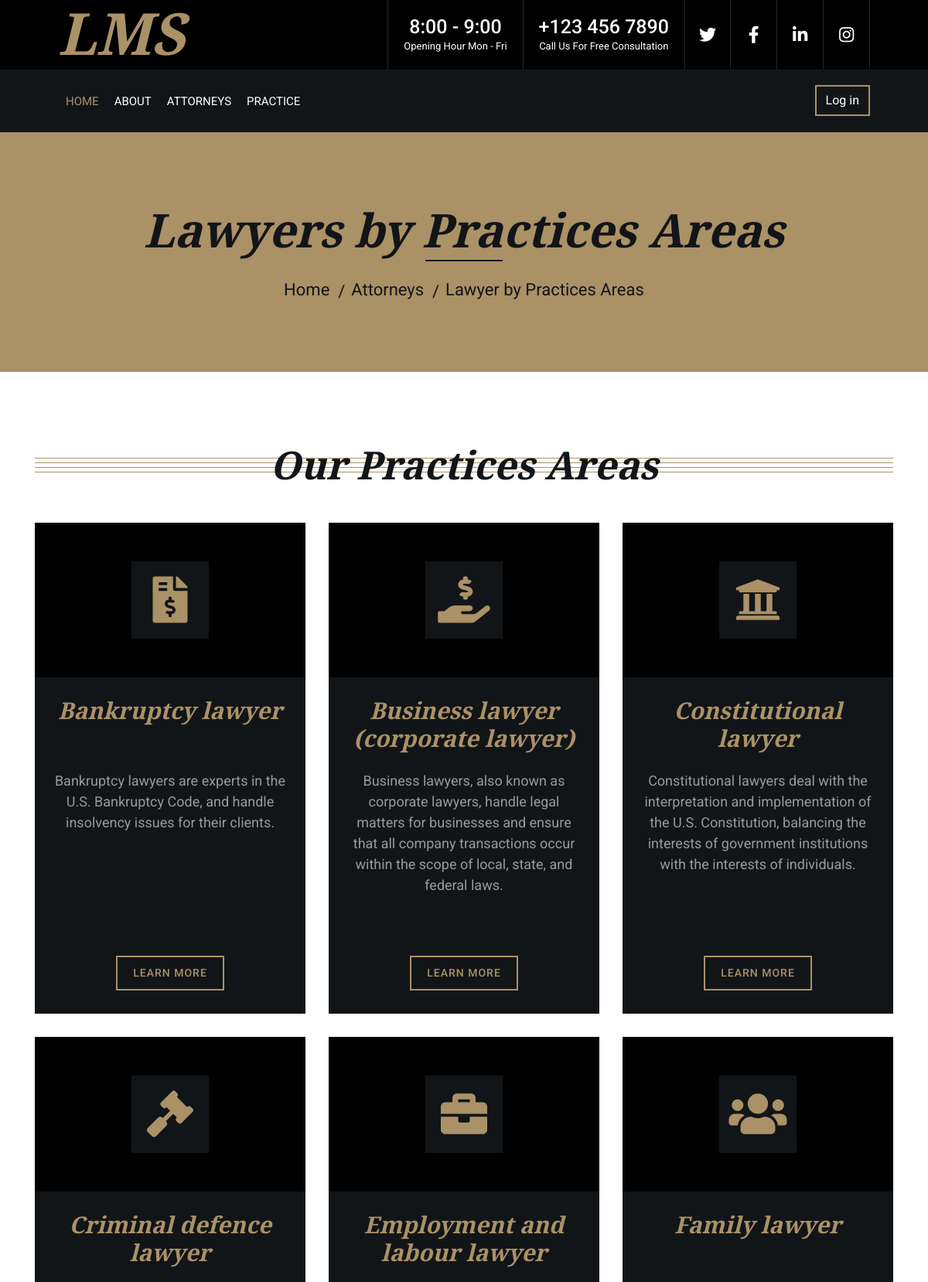
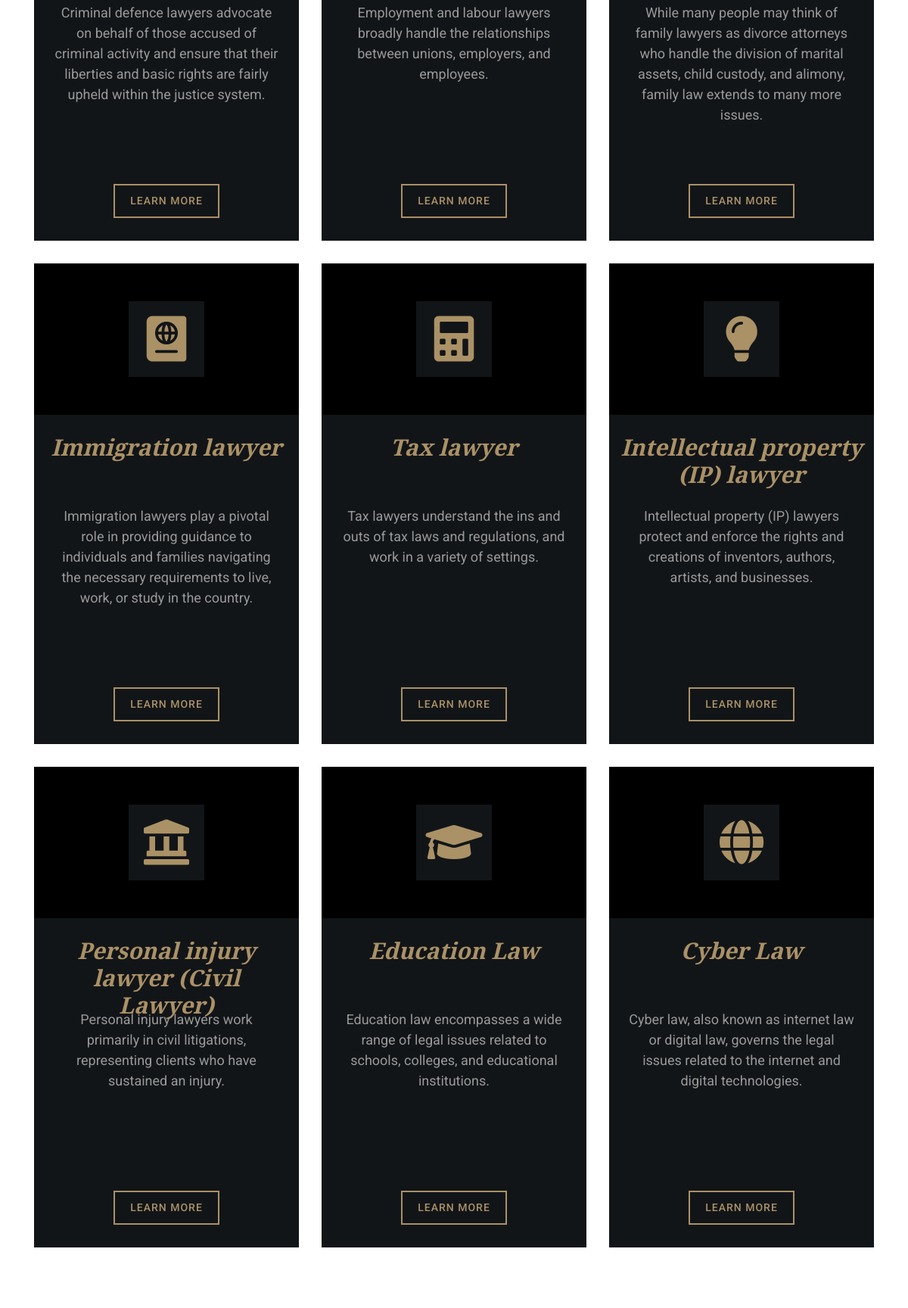
/practices.php (upper part), run on the app's committed database (2 pictures, top to bottom).
### tables this page shows
CREATE TABLE `specializations` (
  `spid` int(11) NOT NULL,
  `icon` varchar(255) DEFAULT NULL,
  `specialization` varchar(100) NOT NULL,
  `description` text NOT NULL
);

### practices.php (the view, shortened to what this page needs)
<?php
include('header.inc.php');
$sp_sql = "SELECT * FROM `specializations`";
$specializations = mysqli_query($conn,$sp_sql);
?>
<div class="wrapper">
    <div class="page-header">
        <div class="container">
            <div class="row">
                <div class="col-12">
                    <h2>Lawyers by Practices Areas</h2>
                </div>
                <div class="col-12">
                    <a href="index.php">Home</a>
                    <a href="attorneys.php">Attorneys</a>
                    <a>Lawyer by Practices Areas</a>
                </div>
            </div>
        </div>
    </div>
    <div class="service">
        <div class="container">
            <div class="section-header">
                <h2>Our Practices Areas</h2>
            </div>
            <div class="row">
            <?php while($sp = mysqli_fetch_assoc($specializations)) {?>
                <div class="col-lg-4 col-md-6">
                    <div class="service-item">
                        <div class="service-icon">
                            <?php echo $sp['icon']?>
                        </div>
                        <h3 style="height: 120px;"><?php echo $sp['specialization']?></h3>
                        <p style="height: 240px;">
                            <?php echo $sp['description']?>
                        </p>
                        <a class="btn" href="lawyerbyprectice.php?spid=<?php echo $sp['spid']?>">Learn More</a>
                    </div>
                </div>
            <?php }?>
            </div>
        </div>
    </div>
    <div class="feature">
    </div>
</div>
    <?php
    include('footer.inc.php');
    ?>

### css/style.css (style rules this page uses)
body { color: #666666; background: #ffffff; font-family: 'Roboto', sans-serif; font-weight: 400; }
h1, h2, h3, h4, h5, h6 { font-family: 'EB Garamond', serif; font-weight: 600; font-style: italic; color: #121518; }
a { color: #454545; transition: .3s; }
.wrapper { position: relative; width: 100%; max-width: 1366px; margin: 0 auto; background: #ffffff; }
.page-header { position: relative; margin-bottom: 45px; padding: 90px 0; text-align: center; background: #aa9166; }
.page-header h2 { position: relative; color: #121518; font-size: 60px; font-weight: 700; margin-bottom: 20px; padding-bottom: 5px; }
.page-header h2::after { position: absolute; content: ""; width: 100px; height: 2px; left: calc(50% - 50px); bottom: 0; background: #121518; }
.page-header a { position: relative; padding: 0 12px; font-size: 22px; color: #121518; }
.page-header a::after { position: absolute; content: "/"; width: 8px; height: 8px; top: -2px; right: -7px; text-align: center; color: #121518; }
.page-header a:last-child::after { display: none; }
.section-header { position: relative; width: 100%; text-align: center; margin-bottom: 45px; }
.section-header h2 { margin: 0; position: relative; font-size: 50px; font-weight: 700; white-space: nowrap; z-index: 1; }
.section-header h2::before { position: absolute; content: ""; width: 100%; height: 7px; left: 0; top: 21px; background: transparent; border-top: 1px solid #aa9166; border-bottom: 1px solid #aa9166; z-index: -1; }
.section-header h2::after { position: absolute; content: ""; width: 100%; height: 7px; left: 0; bottom: 20px; background: transparent; border-top: 1px solid #aa9166; border-bottom: 1px solid #aa9166; z-index: -1; }
.service { position: relative; width: 100%; padding: 45px 0 15px 0; }
.service .service-item { position: relative; width: 100%; text-align: center; background: #121518; margin-bottom: 30px; }
.service .service-icon { height: 200px; position: relative; display: flex; align-items: center; justify-content: center; background: #000000; }
.service .service-icon i { width: 100px; height: 100px; padding: 20px 0; text-align: center; font-size: 60px; color: #aa9166; background: #121518; transition: .5s; }
.service .service-item h3 { margin: 0; padding: 25px 15px 15px 15px; font-size: 30px; font-weight: 600; color: #aa9166; }
.service .service-item p { margin: 0; color: #999999; padding: 0 25px 25px 25px; font-size: 18px; }
.service .service-item a.btn { position: relative; margin-bottom: 30px; padding: 10px 20px; font-size: 14px; font-weight: 500; letter-spacing: 1px; text-transform: uppercase; color: #aa9166; border: 2px solid #aa9166; border-radius: 0; background: #121518; transition: .3s; }
.feature { position: relative; width: 100%; padding: 45px 0; }

### data on the page
specializations: specialization "Bankruptcy lawyer", description "Bankruptcy lawyers are experts in the U.S. Bankruptcy Code, and handle insolvency issues for their clients."
specializations: specialization "Business lawyer (corporate lawyer)", description "Business lawyers, also known as corporate lawyers, handle legal matters for businesses and ensure that all company transactions occur within the scope of local, state, and federal laws."
specializations: specialization "Constitutional lawyer", description "Constitutional lawyers deal with the interpretation and implementation of the U.S. Constitution, balancing the interests of government institutions with the interests of individuals."
specializations: specialization "Criminal defence lawyer", description "Criminal defence lawyers advocate on behalf of those accused of criminal activity and ensure that their liberties and basic rights are fairly upheld within the justice system."
specializations: specialization "Employment and labour lawyer", description "Employment and labour lawyers broadly handle the relationships between unions, employers, and employees."
specializations: specialization "Family lawyer", description "While many people may think of family lawyers as divorce attorneys who handle the division of marital assets, child custody, and alimony, family law extends to many more issues."
specializations: specialization "Immigration lawyer", description "Immigration lawyers play a pivotal role in providing guidance to individuals and families navigating the necessary requirements to live, work, or study in the country."
specializations: specialization "Tax lawyer", description "Tax lawyers understand the ins and outs of tax laws and regulations, and work in a variety of settings."
specializations: specialization "Intellectual property (IP) lawyer", description "Intellectual property (IP) lawyers protect and enforce the rights and creations of inventors, authors, artists, and businesses."
specializations: specialization "Personal injury lawyer (Civil Lawyer)", description "Personal injury lawyers work primarily in civil litigations, representing clients who have sustained an injury."
specializations: specialization "Education Law", description "Education law encompasses a wide range of legal issues related to schools, colleges, and educational institutions."
specializations: specialization "Cyber Law", description "Cyber law, also known as internet law or digital law, governs the legal issues related to the internet and digital technologies."
